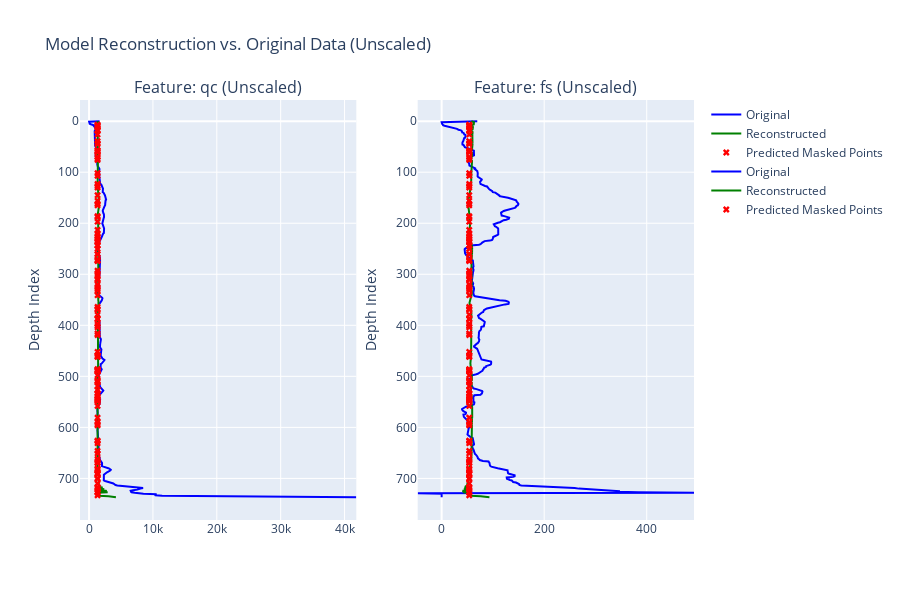

Write notebook code for a chart like this one.
### Markdown cell above
### 5. Visualize Reconstruction Results
A quantitative metric like MSE is useful, but a qualitative visualization can provide deeper insight into the model's behavior.

The following function plots a single CPT profile, comparing the ground truth, the masked input, and the model's reconstruction. We will focus on the first two numerical features, which are typically `qc` and `fs`. The masked regions in the reconstruction plot are highlighted in red to show exactly where the model was tasked with predicting.

### Code cell
def visualize_reconstruction(original, masked, predicted, actual_mask, attention, scaler, feature_map):
    """
    Plots a comparison of original, masked, and predicted CPT profiles for key features.
    
    Args:
        original (np.array): The original data (single CPT).
        masked (np.array): The data after masking (single CPT).
        predicted (np.array): The model's output reconstruction (single CPT).
        actual_mask (np.array): Boolean mask showing which tokens were masked.
        attention (np.array): Attention mask showing real vs. padding data.
        scaler (StandardScaler): The fitted scaler object for inverse transformation.
        feature_map (dict): Dictionary mapping feature names to their column index.
    """
    # Find the actual length of the sequence before padding
    seq_len = int(attention.sum())
    
    # Trim all data to the actual sequence length
    original = original[:seq_len]
    predicted = predicted[:seq_len]
    actual_mask = actual_mask[:seq_len]

    # --- Inverse transform the data to its original scale for visualization ---
    if scaler:
        # The scaler was likely fit on only the numerical features.
        # We assume the number of features in the scaler matches what we want to plot.
        num_numerical_features = scaler.n_features_in_
        
        original_unscaled = scaler.inverse_transform(original[:, :num_numerical_features])
        predicted_unscaled = scaler.inverse_transform(predicted[:, :num_numerical_features])
    else:
        # If no scaler, plot the raw (scaled) data
        original_unscaled = original
        predicted_unscaled = predicted

    # Use the feature_map to get the correct feature names and indices
    feature_names = list(feature_map.keys())
    num_features = len(feature_names)
    
    fig = make_subplots(rows=1, cols=num_features, subplot_titles=[f'Feature: {name} (Unscaled)' for name in feature_names])
    
    depth = np.arange(seq_len)

    for name in feature_names:
        i = feature_map[name] # Get the correct column index for the feature
        
        # Plot Original Data
        fig.add_trace(go.Scatter(x=original_unscaled[:, i], y=depth, mode='lines', name='Original', line=dict(color='blue')), row=1, col=i+1)
        
        # Plot Model's Reconstruction
        fig.add_trace(go.Scatter(x=predicted_unscaled[:, i], y=depth, mode='lines', name='Reconstructed', line=dict(color='green')), row=1, col=i+1)
        
        # Highlight the ORIGINAL values at the masked locations
        masked_indices = np.where(actual_mask)[0]
        fig.add_trace(go.Scatter(
            x=original_unscaled[masked_indices, i], 
            y=depth[masked_indices], 
            mode='markers', 
            name='Ground Truth (Masked)', 
            marker=dict(color='red', size=6, symbol='x')
        ), row=1, col=i+1)

    fig.update_yaxes(autorange="reversed", title_text="Depth Index")
    fig.update_layout(
        title_text='Model Reconstruction vs. Original Data (Unscaled)',
        height=600,
        width=900
    )
    fig.show()

# Let's visualize the first CPT profile from the first stored batch
if visualization_results:
    first_batch = visualization_results[0]
    # Get the first CPT from the batch
    cpt_index = 0 
    
    original_cpt = first_batch['original'][cpt_index]
    masked_cpt = first_batch['masked'][cpt_index]
    predicted_cpt = first_batch['predicted'][cpt_index]
    mask_cpt = first_batch['mask'][cpt_index]
    attention_cpt = first_batch['attention_mask'][cpt_index]
    
    # Get the feature map from the config
    feature_map = config.get('feature_map', {})
    
    # Pass the loaded scaler and feature_map to the visualization function
    visualize_reconstruction(original_cpt, masked_cpt, predicted_cpt, mask_cpt, attention_cpt, scaler, feature_map)
else:
    print("No results available for visualization.")

### Figure 1 — Plotly figure (JSON) as saved in the notebook; plotly's stock layout.template omitted (floating-point values rounded to 4 significant figures; data arrays with more than 128 entries replaced by an {"elided": "..."} marker saying what was removed)
{"data": [{"line": {"color": "blue"}, "mode": "lines", "name": "Original", "type": "scatter", "x": {"elided": "738 float values"}, "xaxis": "x", "y": {"elided": "738 int values"}, "yaxis": "y"}, {"line": {"color": "green"}, "mode": "lines", "name": "Reconstructed", "type": "scatter", "x": {"elided": "738 float values"}, "xaxis": "x", "y": {"elided": "738 int values"}, "yaxis": "y"}, {"marker": {"color": "red", "size": 6, "symbol": "x"}, "mode": "markers", "name": "Predicted Masked Points", "type": "scatter", "x": [1332.0, 1332.0, 1332.0, 1332.0, 1332.0, 1332.0, 1332.0, 1332.0, 1332.0, 1332.0, 1332.0, 1332.0, 1332.0, 1332.0, 1332.0, 1332.0, 1332.0, 1332.0, 1332.0, 1332.0, 1332.0, 1332.0, 1332.0, 1332.0, 1332.0, 1332.0, 1332.0, 1332.0, 1332.0, 1332.0, 1332.0, 1332.0, 1332.0, 1332.0, 1332.0, 1332.0, 1332.0, 1332.0, 1332.0, 1332.0, 1332.0, 1332.0, 1332.0, 1332.0, 1332.0, 1332.0, 1332.0, 1332.0, 1332.0, 1332.0, 1332.0, 1332.0, 1332.0, 1332.0, 1332.0, 1332.0, 1332.0, 1332.0, 1332.0, 1332.0, 1332.0, 1332.0, 1332.0, 1332.0, 1332.0, 1332.0, 1332.0, 1332.0, 1332.0, 1332.0, 1332.0, 1332.0, 1332.0, 1332.0, 1332.0, 1332.0, 1332.0, 1332.0, 1332.0, 1332.0, 1332.0, 1332.0, 1332.0, 1332.0, 1332.0, 1332.0, 1332.0, 1332.0, 1332.0, 1332.0, 1332.0, 1332.0, 1332.0, 1332.0, 1332.0, 1332.0, 1332.0, 1332.0, 1332.0, 1332.0, 1332.0, 1332.0, 1332.0, 1332.0, 1332.0, 1332.0, 1332.0, 1332.0, 1332.0, 1332.0, 1332.0, 1332.0, 1332.0, 1332.0, 1332.0, 1332.0, 1332.0], "xaxis": "x", "y": [7, 8, 10, 11, 17, 19, 26, 39, 43, 45, 57, 58, 60, 61, 70, 73, 76, 102, 107, 123, 127, 130, 145, 156, 162, 165, 186, 188, 197, 213, 221, 225, 228, 231, 234, 237, 243, 244, 250, 260, 261, 271, 273, 274, 293, 298, 302, 309, 311, 320, 325, 329, 332, 341, 364, 368, 369, 379, 387, 388, 397, 401, 404, 416, 419, 452, 459, 461, 462, 486, 487, 488, 489, 490, 498, 508, 509, 511, 519, 527, 533, 535, 539, 544, 545, 546, 548, 549, 558, 581, 590, 594, 596, 626, 627, 631, 646, 651, 662, 666, 669, 670, 681, 682, 685, 690, 691, 692, 700, 701, 710, 717, 719, 722, 726, 728, 733], "yaxis": "y"}, {"line": {"color": "blue"}, "mode": "lines", "name": "Original", "type": "scatter", "x": {"elided": "738 float values"}, "xaxis": "x2", "y": {"elided": "738 int values"}, "yaxis": "y2"}, {"line": {"color": "green"}, "mode": "lines", "name": "Reconstructed", "type": "scatter", "x": {"elided": "738 float values"}, "xaxis": "x2", "y": {"elided": "738 int values"}, "yaxis": "y2"}, {"marker": {"color": "red", "size": 6, "symbol": "x"}, "mode": "markers", "name": "Predicted Masked Points", "type": "scatter", "x": [53.82, 53.82, 53.82, 53.82, 53.82, 53.82, 53.82, 53.82, 53.82, 53.82, 53.82, 53.82, 53.82, 53.82, 53.82, 53.82, 53.82, 53.82, 53.82, 53.82, 53.82, 53.82, 53.82, 53.82, 53.82, 53.82, 53.82, 53.82, 53.82, 53.82, 53.82, 53.82, 53.82, 53.82, 53.82, 53.82, 53.82, 53.82, 53.82, 53.82, 53.82, 53.82, 53.82, 53.82, 53.82, 53.82, 53.82, 53.82, 53.82, 53.82, 53.82, 53.82, 53.82, 53.82, 53.82, 53.82, 53.82, 53.82, 53.82, 53.82, 53.82, 53.82, 53.82, 53.82, 53.82, 53.82, 53.82, 53.82, 53.82, 53.82, 53.82, 53.82, 53.82, 53.82, 53.82, 53.82, 53.82, 53.82, 53.82, 53.82, 53.82, 53.82, 53.82, 53.82, 53.82, 53.82, 53.82, 53.82, 53.82, 53.82, 53.82, 53.82, 53.82, 53.82, 53.82, 53.82, 53.82, 53.82, 53.82, 53.82, 53.82, 53.82, 53.82, 53.82, 53.82, 53.82, 53.82, 53.82, 53.82, 53.82, 53.82, 53.82, 53.82, 53.82, 53.82, 53.82, 53.82], "xaxis": "x2", "y": [7, 8, 10, 11, 17, 19, 26, 39, 43, 45, 57, 58, 60, 61, 70, 73, 76, 102, 107, 123, 127, 130, 145, 156, 162, 165, 186, 188, 197, 213, 221, 225, 228, 231, 234, 237, 243, 244, 250, 260, 261, 271, 273, 274, 293, 298, 302, 309, 311, 320, 325, 329, 332, 341, 364, 368, 369, 379, 387, 388, 397, 401, 404, 416, 419, 452, 459, 461, 462, 486, 487, 488, 489, 490, 498, 508, 509, 511, 519, 527, 533, 535, 539, 544, 545, 546, 548, 549, 558, 581, 590, 594, 596, 626, 627, 631, 646, 651, 662, 666, 669, 670, 681, 682, 685, 690, 691, 692, 700, 701, 710, 717, 719, 722, 726, 728, 733], "yaxis": "y2"}], "layout": {"annotations": [{"font": {"size": 16}, "showarrow": false, "text": "Feature: qc (Unscaled)", "x": 0.225, "xanchor": "center", "xref": "paper", "y": 1, "yanchor": "bottom", "yref": "paper"}, {"font": {"size": 16}, "showarrow": false, "text": "Feature: fs (Unscaled)", "x": 0.775, "xanchor": "center", "xref": "paper", "y": 1, "yanchor": "bottom", "yref": "paper"}], "height": 600, "title": {"text": "Model Reconstruction vs. Original Data (Unscaled)"}, "width": 900, "xaxis": {"anchor": "y", "domain": [0, 0.45]}, "xaxis2": {"anchor": "y2", "domain": [0.55, 1]}, "yaxis": {"anchor": "x", "autorange": "reversed", "domain": [0, 1], "title": {"text": "Depth Index"}}, "yaxis2": {"anchor": "x2", "autorange": "reversed", "domain": [0, 1], "title": {"text": "Depth Index"}}}}
